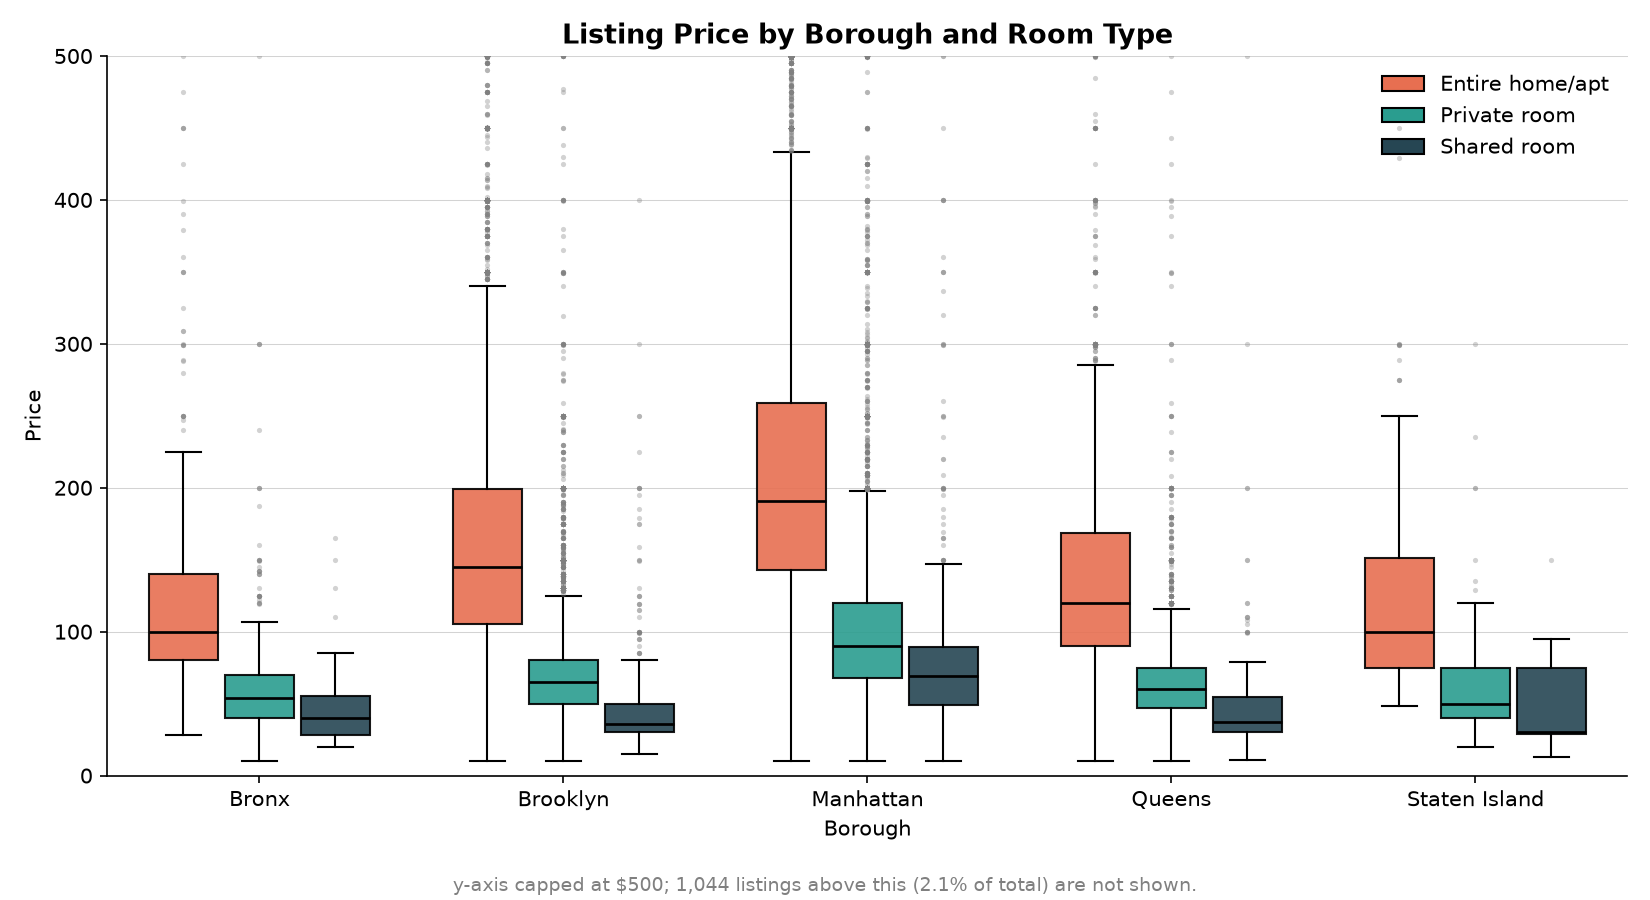

The Python source for this figure:
"""Grouped boxplots of listing price by borough, clustered by room type."""

from pathlib import Path

import matplotlib.pyplot as plt
import pandas as pd

SCRIPT_DIR = Path(__file__).resolve().parent
CSV_PATH = SCRIPT_DIR.parent / "AB_NYC_2019.csv"
GROUP_COL = "neighbourhood_group"
TYPE_COL = "room_type"
VALUE_COL = "price"

GROUP_ORDER = ["Bronx", "Brooklyn", "Manhattan", "Queens", "Staten Island"]
TYPE_ORDER = ["Entire home/apt", "Private room", "Shared room"]

TYPE_COLORS = {
    "Entire home/apt": "#E76F51",
    "Private room": "#2A9D8F",
    "Shared room": "#264653",
}

PRICE_CAP = 500  # y-axis cap; a small number of listings above this are excluded from view
BOX_WIDTH = 0.25


def load_data():
    df = pd.read_csv(CSV_PATH, usecols=[GROUP_COL, TYPE_COL, VALUE_COL])
    df = df.dropna(subset=[GROUP_COL, TYPE_COL, VALUE_COL])
    df = df[df[VALUE_COL] > 0]
    return df


def main():
    df = load_data()

    n_total = len(df)
    n_hidden = len(df[df[VALUE_COL] > PRICE_CAP])

    fig, ax = plt.subplots(figsize=(11, 6))

    offsets = [(-1) * BOX_WIDTH, 0, BOX_WIDTH]

    for room_type, offset in zip(TYPE_ORDER, offsets):
        data = [
            df.loc[(df[GROUP_COL] == group) & (df[TYPE_COL] == room_type), VALUE_COL]
            for group in GROUP_ORDER
        ]
        positions = [i + offset for i in range(len(GROUP_ORDER))]

        box = ax.boxplot(
            data,
            positions=positions,
            widths=BOX_WIDTH * 0.9,
            patch_artist=True,
            medianprops={"color": "black", "linewidth": 1.3},
            flierprops={"markersize": 2.5, "markerfacecolor": "gray", "markeredgecolor": "none", "alpha": 0.35},
        )

        for patch in box["boxes"]:
            patch.set_facecolor(TYPE_COLORS[room_type])
            patch.set_edgecolor("black")
            patch.set_alpha(0.9)

    ax.set_xticks(range(len(GROUP_ORDER)))
    ax.set_xticklabels(GROUP_ORDER)
    ax.set_xlim(-0.5, len(GROUP_ORDER) - 0.5)
    ax.set_ylim(0, PRICE_CAP)

    ax.set_xlabel("Borough")
    ax.set_ylabel("Price")
    ax.set_title("Listing Price by Borough and Room Type", fontsize=13, fontweight="bold")

    ax.spines["top"].set_visible(False)
    ax.spines["right"].set_visible(False)
    ax.grid(axis="y", color="lightgray", linewidth=0.5, zorder=0)
    ax.set_axisbelow(True)

    handles = [plt.Rectangle((0, 0), 1, 1, facecolor=TYPE_COLORS[t], edgecolor="black") for t in TYPE_ORDER]
    ax.legend(handles, TYPE_ORDER, loc="upper right", frameon=False)

    fig.text(
        0.5,
        0.01,
        f"y-axis capped at ${PRICE_CAP}; {n_hidden:,} listings above this ({n_hidden / n_total:.1%} of total) are not shown.",
        ha="center",
        fontsize=9,
        color="gray",
    )

    fig.tight_layout(rect=(0, 0.04, 1, 1))
    fig.savefig(SCRIPT_DIR / "boxplot-type.png", dpi=150)
    plt.show()


if __name__ == "__main__":
    main()
